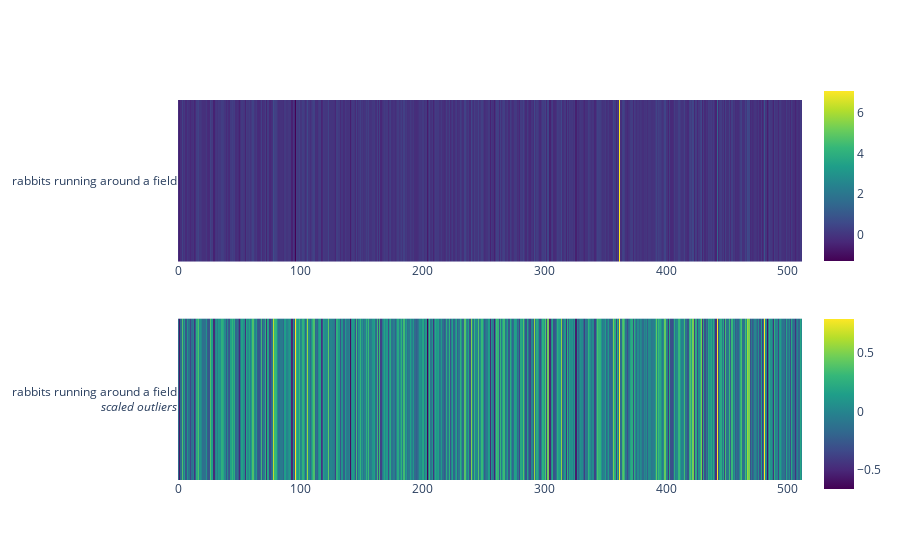

Write notebook code for a chart like this one.
### Code cell
add_new_text_and_plot("rabbits running around a field").show()

### Figure 1 — Plotly figure (JSON) as saved in the notebook; plotly's stock layout.template omitted (floating-point values rounded to 4 significant figures; data arrays with more than 128 entries replaced by an {"elided": "..."} marker saying what was removed)
{"data": [{"colorbar": {"len": 0.5, "y": 0.8}, "colorscale": [[0.0, "#440154"], [0.1111, "#482878"], [0.2222, "#3e4989"], [0.3333, "#31688e"], [0.4444, "#26828e"], [0.5556, "#1f9e89"], [0.6667, "#35b779"], [0.7778, "#6ece58"], [0.8889, "#b5de2b"], [1.0, "#fde725"]], "x": {"elided": "512 int values"}, "y": ["rabbits running around a field"], "z": {"elided": "1x512 float values"}, "type": "heatmap", "xaxis": "x", "yaxis": "y"}, {"colorbar": {"len": 0.5, "y": 0.2}, "colorscale": [[0.0, "#440154"], [0.1111, "#482878"], [0.2222, "#3e4989"], [0.3333, "#31688e"], [0.4444, "#26828e"], [0.5556, "#1f9e89"], [0.6667, "#35b779"], [0.7778, "#6ece58"], [0.8889, "#b5de2b"], [1.0, "#fde725"]], "x": {"elided": "512 int values"}, "y": ["rabbits running around a field<br><i>scaled outliers</i>"], "z": {"elided": "1x512 float values"}, "type": "heatmap", "xaxis": "x2", "yaxis": "y2"}], "layout": {"xaxis": {"anchor": "y", "domain": [0.0, 1.0]}, "yaxis": {"anchor": "x", "domain": [0.575, 1.0]}, "xaxis2": {"anchor": "y2", "domain": [0.0, 1.0]}, "yaxis2": {"anchor": "x2", "domain": [0.0, 0.425]}}}
